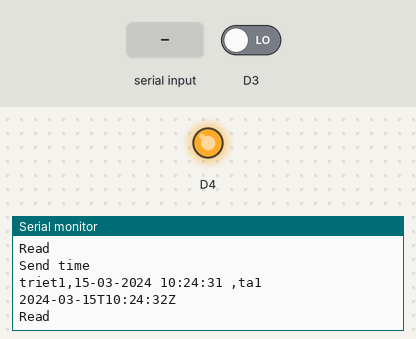
Simulated run of this sketch. Board: ESP8266 (NodeMCU). On the bench: output pins drawn as LEDs (lit = HIGH), the last lines printed to the serial monitor. The inputs (shaded band) are chosen by the test bench; at power-on: D3 LOW. WiFi joins after 1.5 s; servers stay silent unless stated; network time is answered at once with the bench clock; the local clock reads 2024-03-15 10:24:30 at power-on unless the sketch sets it; the Firebase database answers and starts empty.

Above: at 2.8 s.
2.9 s: D3 driven HIGH
At 3.9 s:
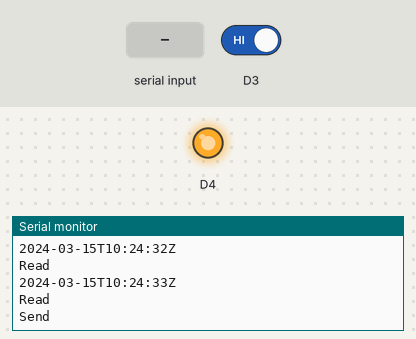
5.5 s: "triet,1\n" received over the second serial link
At 7.7 s:
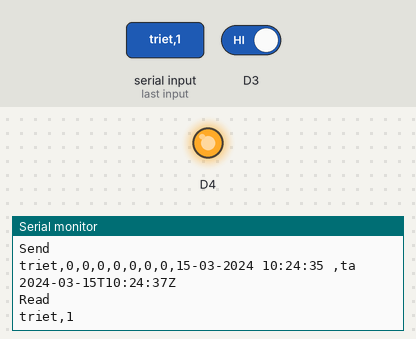
8.6 s: "ta,1\n" received over the second serial link
At 10.1 s:
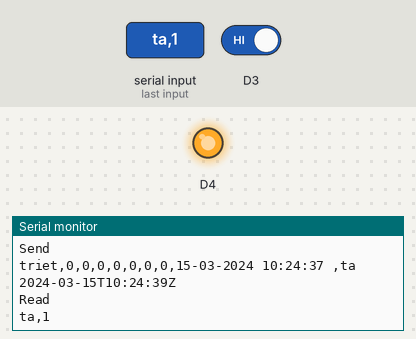
11.0 s: "triet\n" received over the second serial link
At 12.5 s:
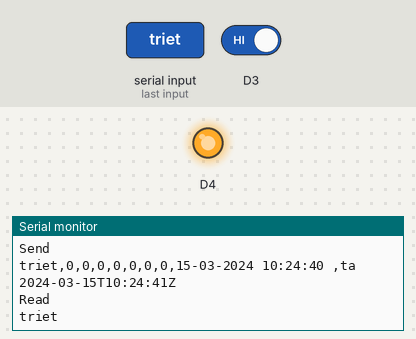
Timing chart, 0 to 14.0 s (numbered marks = the images above; inputs shaded):
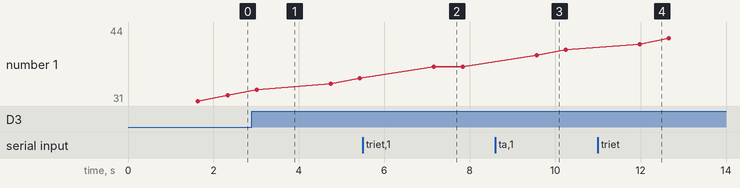

The sketch:

esp8266.ino
```cpp
#include <ESP8266WiFi.h>
#include <FirebaseArduino.h>
#include <NTPClient.h>
#include <WiFiUdp.h>
#include <SoftwareSerial.h>
#include <StringSplitter.h>

//code firebase
String FIREBASE_HOST = "smart-steward-default-rtdb.firebaseio.com";
String FIREBASE_AUTH = "BB1UD4sslGjWOlizxUxwrkxWlUXjj1vprNDtIZGF";

// Define NTP Client to get time
WiFiUDP ntpUDP;
NTPClient timeClient(ntpUDP);

SoftwareSerial myserial(D1, D2); // giả lập rx tx

// Variables to save date and time
String formattedDate, state, send0, sendb, doc_t, gio, phut, giay, ngay, thang, nam, save[8];
uint8_t run8266 = 0, nd_tb, da_tb;
unsigned long send_ml;

void readF() {
  //2021-05-25T13:42:43Z
  timeClient.forceUpdate();
  doc_t = timeClient.getFormattedDate();
  Serial.println(doc_t);

  nam = doc_t.substring(0, 4);
  thang = doc_t.substring(5, 7);
  ngay = doc_t.substring(8, 10);
  gio = doc_t.substring(11, 13);
  phut = doc_t.substring(14, 16);
  giay = doc_t.substring(17, 19);

  Serial.println("Read");
  if (myserial.available() > 0) {
    state = myserial.readStringUntil('\n');
    Serial.println(state);

    StringSplitter *splitter = new StringSplitter(state, ',', 8);
    int itemCount = splitter->getItemCount();

    for (int i = 0; i < itemCount; i++) {
      String item = splitter->getItemAtIndex(i);
      save[i] = item;
    }

    delete splitter;

    //triet,0,0,0,0,0,ta,\n
    if (save[0] == "triet" && save[6] == "ta") {
      Serial.println("d2");
      Firebase.setInt("da pn 2", save[3].toInt());
      Firebase.setInt("nd pn 2", save[4].toInt());

      Serial.println("d1");
      Firebase.setInt("da pn 1", save[1].toInt());
      Firebase.setInt("nd pn 1", save[2].toInt());

      Serial.println("cs");
      Firebase.setString("cs", save[5]);

      nd_tb = (save[4].toInt() + save[2].toInt()) / 2;
      da_tb = (save[1].toInt() + save[3].toInt()) / 2;

      Firebase.setInt("tk/" + ngay + "-" + thang + "-" + nam + "/" + gio + "/nd", nd_tb);
      Firebase.setInt("tk/" + ngay + "-" + thang + "-" + nam + "/" + gio + "/da", da_tb);

    }
  } else state = " ";
}
// goi mega
void sendF() {
  if (digitalRead(D3) == 1) {
    if (millis() - send_ml >= 1000) {
      Serial.println("Send");
      send0 = send0 + "triet,";
      send0 = send0 + getFB("dk pn 1") + ",";
      send0 = send0 + getFB("dk pn 2") + ",";
      send0 = send0 + getFB("dk pk") + ",";
      send0 = send0 + getFB("dk pb") + ",";
      send0 = send0 + getFB("dk pt") + ",";
      send0 = send0 + getFB("dk rl") + ",";
      send0 = send0 + getFB("dk cua") + ",";
      send0 = send0 + ngay + "-" + thang + "-" + nam + " " + gio + ":" + phut + ":" + giay + " " + ",";
      send0 = send0 + "ta\n";

      myserial.print(send0);
      myserial.flush();
      Serial.print(send0);

      send0.clear();

      send_ml = millis();
    }
  }
  else if (digitalRead(D3) == 0) {
    if (millis() - send_ml >= 1000) {
      Serial.println("Send time");
      send0 = send0 + "triet1,";
      send0 = send0 + ngay + "-" + thang + "-" + nam + " " + gio + ":" + phut + ":" + giay + " " + ",";
      send0 = send0 + "ta1\n";

      myserial.print(send0);
      myserial.flush();
      Serial.print(send0);

      send0.clear();

      send_ml = millis();
    }
  }
}

void setup()
{
  Serial.begin(9600);
  WiFi.begin("NAM ANH", "113114115@");
  while (WiFi.status() != WL_CONNECTED)
  {
    delay(200);
    Serial.print(".");
  }
  Serial.println("WiFi connected");
  Serial.println("IP address: ");
  Serial.println(WiFi.localIP());

  myserial.begin(9600);

  timeClient.begin();
  // Set offset time in seconds to adjust for your timezone, for example:
  // GMT +1 = 3600
  // GMT +8 = 28800
  // GMT -1 = -3600
  // GMT 0 = 0
  timeClient.setTimeOffset(25200);

  //Firebase.begin(FIREBASE_HOST, FIREBASE_AUTH);
  Firebase.begin(FIREBASE_HOST, FIREBASE_AUTH);

  pinMode(D3, INPUT);
  pinMode(2, OUTPUT);
  digitalWrite(2, 1);
}

uint8_t getFB(String str) {
  return Firebase.getInt(str);
}

void loop()
{
  readF();
  sendF();
  run8266 = !run8266 & 1;
  Firebase.setInt("run8266", run8266);

  delay(500);
}
```

Measured:
- after the input at 2.9 s, the serial monitor: prints a new line after 0.12 s (image 1)
- after the input at 5.5 s, the serial monitor: prints a new line after 1.7 s (image 2)
- after the input at 8.6 s, the serial monitor: prints a new line after 0.97 s (image 3)
- after the input at 11.0 s, the serial monitor: prints a new line after 0.98 s (image 4)
